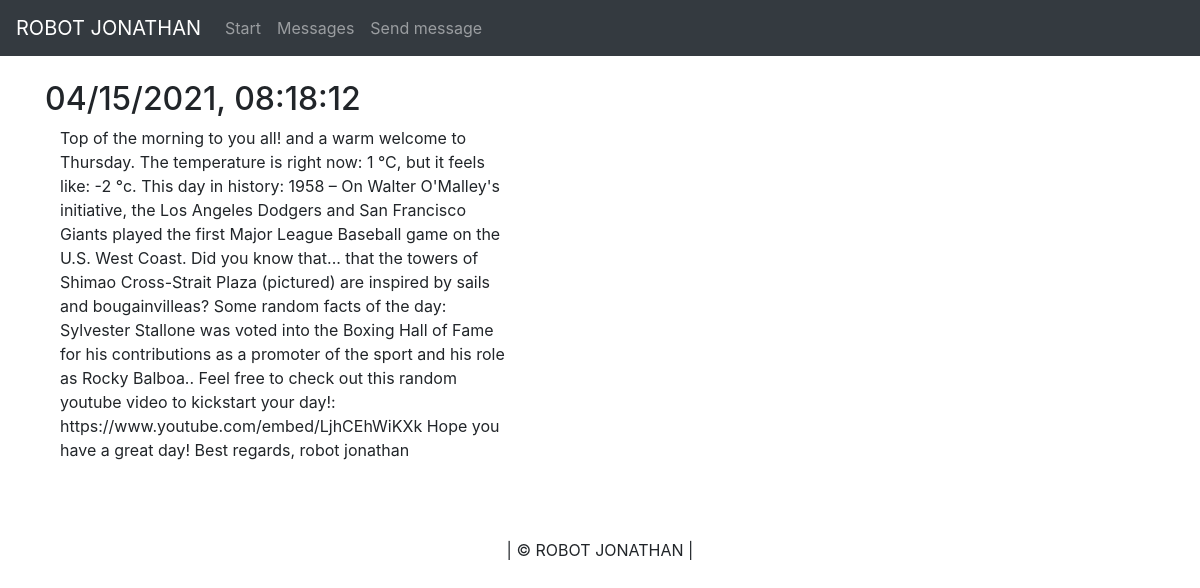
The page /messages/2 on the database its author committed.
### robot/models.py (models this page shows, shortened)
class Message(db.Model):
	__tablename__ = 'messages'
	id = db.Column(db.Integer, primary_key=True)
	message = db.Column(db.String(), nullable=False)
	created = db.Column(db.String(), nullable=False)

### robot/messages/views.py (the view)
@messages.route('/messages/<int:message_id>')
def message(message_id):
	message = Message.query.get_or_404(message_id)
	return render_template('message.html', message=message)

### robot/templates/message.html (shortened to what this page needs)
{% extends "base.html" %}
{% block content %}
<div class="container">
  <h2>{{message.created}}</h2>
    <div class="row">
        <div class="col-md-8">
            <div class="col-md-8">
                <dd>
                    {{message.message}}
                </dd>
            </div>
        </div>
    </div>
    </div>
{% endblock %}

### rows shown on the page
Message: created "04/15/2021, 08:18:12", message "Top of the morning to you all! and a warm welcome to Thursday. The temperature is right now: 1 °C, but it feels like: -2 °c. This day in history: 1958 – On Walter O'Malley's initiative, the Los Angeles Dodgers and San Francisco Giants played the first Major League Baseball game on the U.S. West Coast. Did you know that... that the towers of Shimao Cross-Strait Plaza (pictured) are inspired by sails and bougainvilleas? Some random facts of the day: Sylvester Stallone was voted into the Boxing Hall of Fame for his contributions as a promoter of the sport and his role as Rocky Balboa.. Feel free to check out this random youtube video to kickstart your day!:…"
